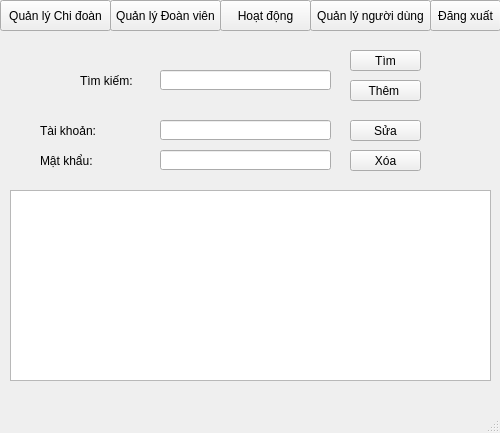
<?xml version="1.0" encoding="UTF-8"?>
<ui version="4.0">
 <class>qlnguoidung</class>
 <widget class="QMainWindow" name="qlnguoidung">
  <property name="geometry">
   <rect>
    <x>0</x>
    <y>0</y>
    <width>500</width>
    <height>433</height>
   </rect>
  </property>
  <property name="windowTitle">
   <string>ql người dùng</string>
  </property>
  <widget class="QWidget" name="centralwidget">
   <widget class="QToolButton" name="tobdoanvien">
    <property name="geometry">
     <rect>
      <x>110</x>
      <y>0</y>
      <width>111</width>
      <height>31</height>
     </rect>
    </property>
    <property name="text">
     <string>Quản lý Đoàn viên</string>
    </property>
   </widget>
   <widget class="QToolButton" name="toboatdong">
    <property name="geometry">
     <rect>
      <x>220</x>
      <y>0</y>
      <width>91</width>
      <height>31</height>
     </rect>
    </property>
    <property name="text">
     <string>Hoạt động</string>
    </property>
   </widget>
   <widget class="QToolButton" name="tobdangxuat">
    <property name="geometry">
     <rect>
      <x>430</x>
      <y>0</y>
      <width>71</width>
      <height>31</height>
     </rect>
    </property>
    <property name="text">
     <string>Đăng xuất</string>
    </property>
   </widget>
   <widget class="QToolButton" name="tobchidoan">
    <property name="geometry">
     <rect>
      <x>0</x>
      <y>0</y>
      <width>111</width>
      <height>31</height>
     </rect>
    </property>
    <property name="text">
     <string>Quản lý Chi đoàn</string>
    </property>
   </widget>
   <widget class="QToolButton" name="tobnguoidung">
    <property name="geometry">
     <rect>
      <x>310</x>
      <y>0</y>
      <width>121</width>
      <height>31</height>
     </rect>
    </property>
    <property name="text">
     <string>Quản lý người dùng</string>
    </property>
   </widget>
   <widget class="QLineEdit" name="Timngdung">
    <property name="geometry">
     <rect>
      <x>160</x>
      <y>70</y>
      <width>171</width>
      <height>20</height>
     </rect>
    </property>
   </widget>
   <widget class="QPushButton" name="btnSuatkngdung">
    <property name="geometry">
     <rect>
      <x>350</x>
      <y>120</y>
      <width>71</width>
      <height>21</height>
     </rect>
    </property>
    <property name="text">
     <string>Sửa</string>
    </property>
   </widget>
   <widget class="QLineEdit" name="tkngdung">
    <property name="geometry">
     <rect>
      <x>160</x>
      <y>120</y>
      <width>171</width>
      <height>20</height>
     </rect>
    </property>
   </widget>
   <widget class="QPushButton" name="btnXoatkngdung">
    <property name="geometry">
     <rect>
      <x>350</x>
      <y>150</y>
      <width>71</width>
      <height>21</height>
     </rect>
    </property>
    <property name="text">
     <string>Xóa</string>
    </property>
   </widget>
   <widget class="QPushButton" name="tbnTimngdung">
    <property name="geometry">
     <rect>
      <x>350</x>
      <y>50</y>
      <width>71</width>
      <height>21</height>
     </rect>
    </property>
    <property name="text">
     <string>Tìm</string>
    </property>
   </widget>
   <widget class="QLabel" name="label">
    <property name="geometry">
     <rect>
      <x>40</x>
      <y>120</y>
      <width>111</width>
      <height>21</height>
     </rect>
    </property>
    <property name="text">
     <string>Tài khoản:</string>
    </property>
   </widget>
   <widget class="QLineEdit" name="mkngdung">
    <property name="geometry">
     <rect>
      <x>160</x>
      <y>150</y>
      <width>171</width>
      <height>20</height>
     </rect>
    </property>
   </widget>
   <widget class="QPushButton" name="btnThemtkngdung">
    <property name="geometry">
     <rect>
      <x>350</x>
      <y>80</y>
      <width>71</width>
      <height>21</height>
     </rect>
    </property>
    <property name="text">
     <string>Thêm </string>
    </property>
   </widget>
   <widget class="QTableWidget" name="dstk">
    <property name="geometry">
     <rect>
      <x>10</x>
      <y>190</y>
      <width>481</width>
      <height>191</height>
     </rect>
    </property>
   </widget>
   <widget class="QLabel" name="label_2">
    <property name="geometry">
     <rect>
      <x>40</x>
      <y>150</y>
      <width>111</width>
      <height>21</height>
     </rect>
    </property>
    <property name="text">
     <string>Mật khẩu:</string>
    </property>
   </widget>
   <widget class="QLabel" name="Tkiemdoanvien">
    <property name="geometry">
     <rect>
      <x>80</x>
      <y>70</y>
      <width>71</width>
      <height>21</height>
     </rect>
    </property>
    <property name="text">
     <string>Tìm kiếm:</string>
    </property>
   </widget>
  </widget>
  <widget class="QMenuBar" name="menubar">
   <property name="geometry">
    <rect>
     <x>0</x>
     <y>0</y>
     <width>500</width>
     <height>18</height>
    </rect>
   </property>
  </widget>
  <widget class="QStatusBar" name="statusbar"/>
 </widget>
 <resources/>
 <connections/>
</ui>
